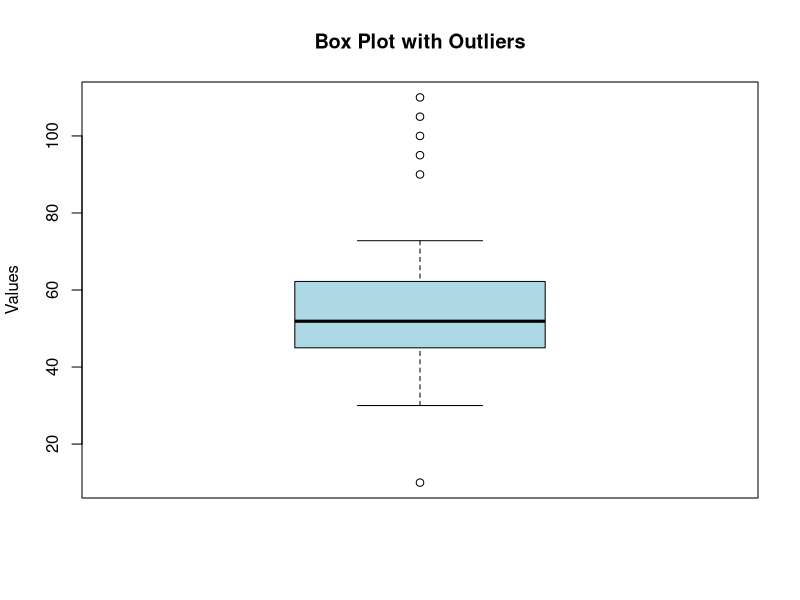
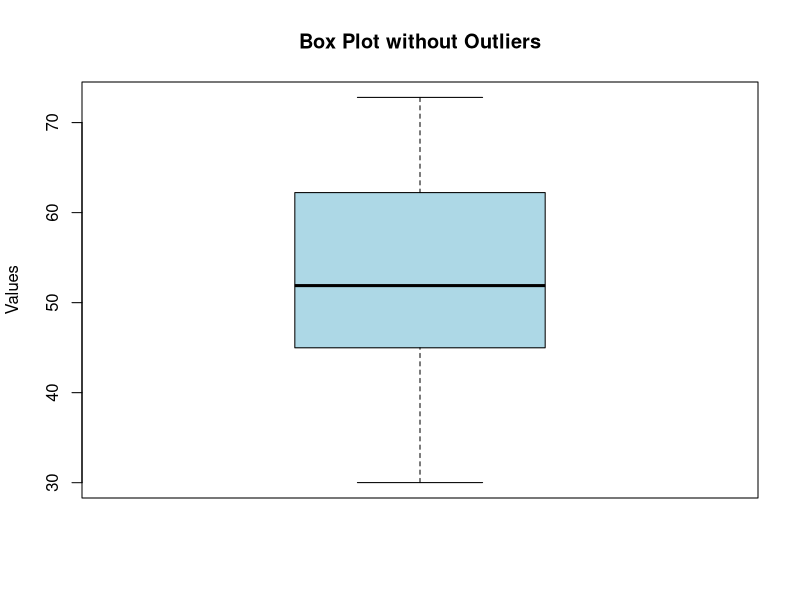

Source code (R) for these figures, in order:
# How to make a box-and-whisker plot in R?----

set.seed(456)  # For reproducibility

# Generate 50 random points from a normal distribution
data <- rnorm(50, mean = 50, sd = 10)

# Introduce a few outliers
data <- c(data, 10, 90, 95, 100, 105, 110)

# Print the data to see the values
print(data)

# Create a box plot with outliers
boxplot(data, main = "Box Plot with Outliers", 
        ylab = "Values",
        col = "lightblue")

# Create a box plot without displaying outliers
boxplot(data, main = "Box Plot without Outliers", 
        ylab = "Values", 
        col = "lightblue", 
        outline = FALSE)







